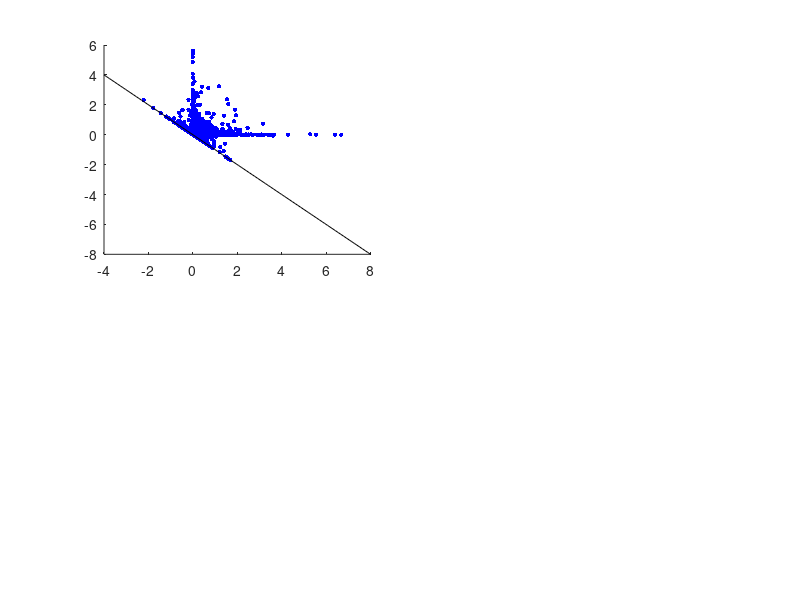

Recreate this plot in MATLAB. (Note: this script raises an error after producing the figure.)
Nsamples = 10000;
B = [1,0;0,-1]; % Dale's law matrix

gamma = true;
if gamma == true
    pd = makedist('Gamma','a',0.1,'b',1); 
end

%% Eigenvalues of positive matrices and Dale's law.
rand_eig         = nan(Nsamples,2);
rand_eig_real    = [];
dale_rand_eig    = nan(Nsamples,2);
dale_rand_eig_r  = [];

for iter = 1:Nsamples
    if gamma == true
        A = pd.random(2,2);
    else
        A = rand(2,2);
    end
    
    rand_eig(iter,:) = eig(A);          % uniformly distributed random numbers in (0,1)
    dale_rand_eig(iter,:) = eig(A*B);   % Dales law applied.
    
    rand_eig_real(iter) = isreal(rand_eig(iter,:));
    dale_rand_eig_r(iter)  = isreal(dale_rand_eig(iter,:));
end

figure('Position', [1 41 1920 962]);
subplot(2,2,1); hold on;
scatter(rand_eig(logical(rand_eig_real),1),rand_eig(logical(rand_eig_real),2),10, 'b','filled');
scatter(real(rand_eig(logical(~rand_eig_real),1)),real(rand_eig(logical(~rand_eig_real),2)),10, 'r','filled');
axisminmax = xlim;
plot(linspace(axisminmax(1),axisminmax(2),100),-linspace(axisminmax(1),axisminmax(2),100),'k')
hline(0);vline(0);
xlabel('eig1')
ylabel('eig2')
legend('real', 'complex','y=-x')
if gamma == false
    title('Eigenvalues of random positive matrix U(0,1)')
else
    title('Eigenvalues of random positive matrix Gamma(0.1,1)')
end

subplot(2,2,2); hold on;
scatter(dale_rand_eig(logical(dale_rand_eig_r),1),dale_rand_eig(logical(dale_rand_eig_r),2),10, 'b','filled');
scatter(real(dale_rand_eig(logical(~dale_rand_eig_r),1)),real(dale_rand_eig(logical(~dale_rand_eig_r),2)),10, 'r','filled');
axisminmax = xlim;
plot(linspace(axisminmax(1),axisminmax(2),100),linspace(axisminmax(1),axisminmax(2),100),'k')
hline(0);vline(0);
xlabel('eig1')
ylabel('eig2')
legend('real', 'complex','y=x')
title('+ Dales law  ')

multiplier = 10;
for iter = 1:Nsamples
    if gamma == true
        A = pd.random(2,2);
    else
        A = rand(2,2);
    end
    
    rand_eig(iter,:) = eig(multiplier*A);          % uniformly distributed random numbers in (0,1)
    dale_rand_eig(iter,:) = eig(multiplier*A*B);   % Dales law applied.
    
    rand_eig_real(iter) = isreal(rand_eig(iter,:));
    dale_rand_eig_r(iter)  = isreal(dale_rand_eig(iter,:));
end

subplot(2,2,3); hold on;
scatter(rand_eig(logical(rand_eig_real),1),rand_eig(logical(rand_eig_real),2),10, 'b','filled');
scatter(real(rand_eig(logical(~rand_eig_real),1)),real(rand_eig(logical(~rand_eig_real),2)),10, 'r','filled');
axisminmax = xlim;
plot(linspace(axisminmax(1),axisminmax(2),100),-linspace(axisminmax(1),axisminmax(2),100),'k')
hline(0);vline(0);
xlabel('eig1')
ylabel('eig2')
legend('real', 'complex','y=-x')
if gamma == false
    title('Eigenvalues of random positive matrix U(0,10)')
else
    title('Eigenvalues of random positive matrix 10*Gamma(0.1,1)')
end

subplot(2,2,4); hold on;
scatter(dale_rand_eig(logical(dale_rand_eig_r),1),dale_rand_eig(logical(dale_rand_eig_r),2),10, 'b','filled');
scatter(real(dale_rand_eig(logical(~dale_rand_eig_r),1)),real(dale_rand_eig(logical(~dale_rand_eig_r),2)),10, 'r','filled');
axisminmax = xlim;
plot(linspace(axisminmax(1),axisminmax(2),100),linspace(axisminmax(1),axisminmax(2),100),'k')
hline(0);vline(0);
xlabel('eig1')
ylabel('eig2')
legend('real', 'complex','y=x')
title(' + Dales law')

if gamma == true
    savefig(gcf,'D:\proj\det_rnn\notes\twoneurons\positiveMatrix_gamma.fig')
    saveas(gcf,'D:\proj\det_rnn\notes\twoneurons\positiveMatrix_gamma.png')
else
    savefig(gcf,'D:\proj\det_rnn\notes\twoneurons\positiveMatrix.fig')
    saveas(gcf,'D:\proj\det_rnn\notes\twoneurons\positiveMatrix.png')
end

close(gcf)

%% Modifying self-connections
Nsamples = 10000;
rand_eig         = nan(Nsamples,2);
rand_eig_real    = [];
dale_rand_eig    = nan(Nsamples,2);
dale_rand_eig_r  = [];
alphas = [];
cmap = autumn(100);

multiplier = 1; % random matrix amplitude
for iter = 1:Nsamples
    alpha = rand();
    alphas(iter) = alpha; 
    
    if gamma == true
        A = pd.random(2,2);
    else
        A = rand(2,2);
    end    
    rand_eig(iter,:) = eig((1-alpha)*eye(2,2) + alpha*multiplier*A);          % uniformly distributed random numbers in (0,1)
    dale_rand_eig(iter,:) = eig((1-alpha)*eye(2,2) + alpha*multiplier*A*B);   % Dales law applied.
    
    rand_eig_real(iter) = isreal(rand_eig(iter,:));
    dale_rand_eig_r(iter)  = isreal(dale_rand_eig(iter,:));
end

figure('Position', [1 41 1920 962]);

subplot(2,2,1); hold on;
scatter(rand_eig(logical(rand_eig_real),1),rand_eig(logical(rand_eig_real),2),...
    10,alphas(logical(rand_eig_real)),'x');
scatter(real(rand_eig(logical(~rand_eig_real),1)),real(rand_eig(logical(~rand_eig_real),2)),...
    10, alphas(logical(~rand_eig_real)),'o');
axisminmax = xlim;
plot(linspace(axisminmax(1),axisminmax(2),100),-linspace(axisminmax(1),axisminmax(2),100),'k')
c = colorbar; c.Label.String = 'alpha';
hline(0);vline(0);
xlabel('eig1')
ylabel('eig2')
legend('real', 'complex','y=-x')

if gamma == false
    title('Eigenvalues of random positive matrix U(0,1) with decay (1-\alpha)I')
else
    title('Eigenvalues of random positive matrix Gamma(0.1,1) with decay (1-\alpha)I')
end

subplot(2,2,2); hold on;
scatter(dale_rand_eig(logical(dale_rand_eig_r),1),dale_rand_eig(logical(dale_rand_eig_r),2),...
    10, alphas(logical(dale_rand_eig_r)),'x');
scatter(real(dale_rand_eig(logical(~dale_rand_eig_r),1)),real(dale_rand_eig(logical(~dale_rand_eig_r),2)),...
    10, alphas(logical(~dale_rand_eig_r)),'o');
axisminmax = xlim;
plot(linspace(axisminmax(1),axisminmax(2),100),linspace(axisminmax(1),axisminmax(2),100),'k')
c = colorbar; c.Label.String = 'alpha';
hline(0);vline(0);
xlabel('eig1')
ylabel('eig2')
l = legend('real', 'complex','y=x'); l.Location = 'northwest';
title('+ Dales law')

multiplier = 10; % random matrix amplitude
for iter = 1:Nsamples
    alpha = rand();
    alphas(iter) = alpha; 
    
    if gamma == true
        A = pd.random(2,2);
    else
        A = rand(2,2);
    end
    rand_eig(iter,:) = eig((1-alpha)*eye(2,2) + alpha*multiplier*A);          % uniformly distributed random numbers in (0,1)
    dale_rand_eig(iter,:) = eig((1-alpha)*eye(2,2) + alpha*multiplier*A*B);   % Dales law applied.
    
    rand_eig_real(iter) = isreal(rand_eig(iter,:));
    dale_rand_eig_r(iter)  = isreal(dale_rand_eig(iter,:));
end
subplot(2,2,3); hold on;
scatter(rand_eig(logical(rand_eig_real),1),rand_eig(logical(rand_eig_real),2),...
    10,alphas(logical(rand_eig_real)),'x');
scatter(real(rand_eig(logical(~rand_eig_real),1)),real(rand_eig(logical(~rand_eig_real),2)),...
    10, alphas(logical(~rand_eig_real)),'o');
axisminmax = xlim;
plot(linspace(axisminmax(1),axisminmax(2),100),-linspace(axisminmax(1),axisminmax(2),100),'k')
c = colorbar; c.Label.String = 'alpha';
hline(0);vline(0);
xlabel('eig1')
ylabel('eig2')
legend('real', 'complex','y=-x')

if gamma == false
    title('Eigenvalues of random positive matrix U(0,10) with decay (1-\alpha)I')
else
    title('Eigenvalues of random positive matrix 10*Gamma(0.1,1) with decay (1-\alpha)I')
end

subplot(2,2,4); hold on;
scatter(dale_rand_eig(logical(dale_rand_eig_r),1),dale_rand_eig(logical(dale_rand_eig_r),2),...
    10, alphas(logical(dale_rand_eig_r)),'x');
scatter(real(dale_rand_eig(logical(~dale_rand_eig_r),1)),real(dale_rand_eig(logical(~dale_rand_eig_r),2)),...
    10, alphas(logical(~dale_rand_eig_r)),'o');
axisminmax = xlim;
plot(linspace(axisminmax(1),axisminmax(2),100),linspace(axisminmax(1),axisminmax(2),100),'k')
c = colorbar; c.Label.String = 'alpha';
hline(0);vline(0);
xlabel('eig1')
ylabel('eig2')
l = legend('real', 'complex','y=x'); l.Location = 'northwest';
title('+ Dales law')

if gamma == true
    savefig(gcf,'D:\proj\det_rnn\notes\twoneurons\positiveMatrix_wDecay_gamma.fig')
    saveas(gcf,'D:\proj\det_rnn\notes\twoneurons\positiveMatrix_wDecay_gamma.png')
else
    savefig(gcf,'D:\proj\det_rnn\notes\twoneurons\positiveMatrix_wDecay.fig')
    saveas(gcf,'D:\proj\det_rnn\notes\twoneurons\positiveMatrix_wDecay.png')
end

close(gcf)

%% Stability of the matrices

% simulationFigure();
alpha = rand();
A = [1,0;0,-1];%eye(2); diag(rand(2,1));
W = rand(2,2); %0.5-rand(2,2); %rand(2,2);

[V1, D1] = eig(W);
[V2, D2] = eig(A);
[V3, D3] = eig((1-alpha)*A + alpha*W);
disp(V1);disp(V2);disp(V3);



[U,S,V] = svd(W);% m*W = U,S,V
